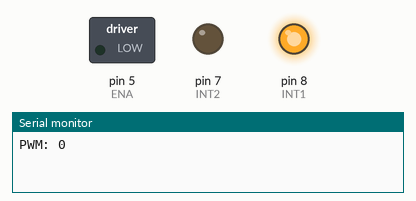
Recording of a sketch running on a simulated Arduino Uno, built with avr-gcc and run on an emulated ATmega328P. Shown: switched loads named in the sketch (green lamp = pin HIGH), output pins drawn as LEDs (lit = HIGH), the last lines printed to the serial monitor.

Above: at 0.1 s.
At 8.6 s:
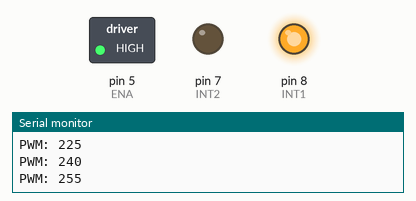
At 19.6 s:
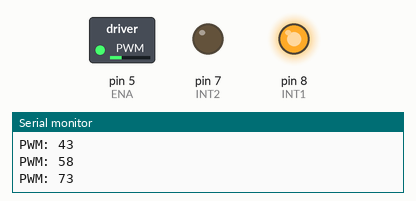
At 39.1 s:
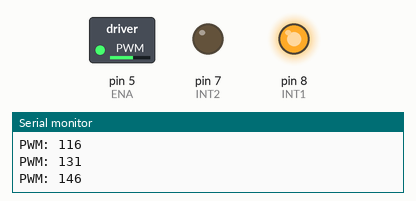
Timing chart, 0 to 40.0 s (numbered marks = the images above):
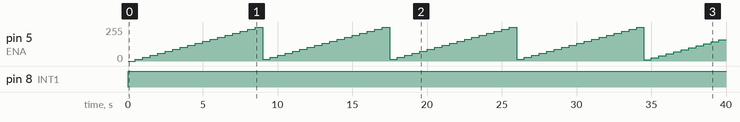

Measured:
- by itself, pin 5 (ENA): ramps from 11/255 to 255/255 and jumps back, once every 8.5 s
- by itself, pin 8 (INT1): LOW → HIGH at 0.00 s

The sketch:

L298N_tester.ino
```cpp
// Program to test an L298N driver and adjust motor speed with PWM.
#define INT1 8   // IN1 pin of L298N (direction)
#define INT2 7   // IN2 pin of L298N (direction)
#define ENA 5    // ENA (enable) pin connected to PWM to control speed

void setup() {
  Serial.begin(9600);        // Initialize serial communication
  pinMode(INT1, OUTPUT);     // Configure direction pins as outputs
  pinMode(INT2, OUTPUT);
  pinMode(ENA, OUTPUT);      // Configure ENA as PWM output
}

void loop() {
  // Rotate in one direction
  digitalWrite(INT1, HIGH);
  digitalWrite(INT2, LOW);
  velocity_tester();         // Ramp PWM up and down

  // Rotate in the opposite direction
  digitalWrite(INT1, LOW);
  digitalWrite(INT2, HIGH);
  velocity_tester();

  // Stop
  digitalWrite(INT1, LOW);
  digitalWrite(INT2, LOW);
  Serial.println("Stop");
  delay(1000);
}

void velocity_tester(){
  // RAMP UP: gradually increase PWM to observe motor response
  for (uint8_t i = 0; i <= 255; i += 15) {
    analogWrite(ENA, i);     // Apply PWM to ENA
    Serial.print("PWM: ");
    Serial.println(i);
    delay(500);
  }
  delay(900);

  // RAMP DOWN: decrease PWM
  for (uint8_t i = 255; i >= 0; i -= 15) {
    analogWrite(ENA, i);
    Serial.print("PWM: ");
    Serial.println(i);
    delay(500);
  }
  delay(900);
}
```
